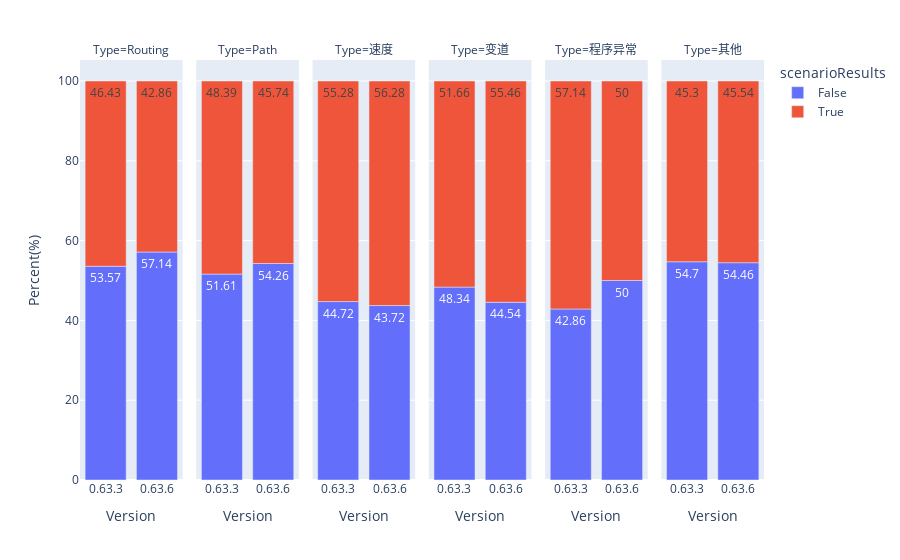

This figure's notebook cell:
### Code cell
# data = pd.read_excel("example.xlsx")
# df1 = data[data['Type'] == 'Routing']
# df2 = data[data['Type'] == 'Path']
# df3 = data[data['Type'] == '速度']
# df4 = data[data['Type'] == '变道']
# df5 = data[data['Type'] == '程序异常']
# df6 = data[data['Type'] == '其他']

fig = px.bar(data,x="Version", y="Percent(%)", color="scenarioResults", text_auto=True,
            facet_col="Type", color_discrete_map={"True": 'green'})


fig.show()

### Figure 1 — Plotly figure (JSON) as saved in the notebook; plotly's stock layout.template omitted (floating-point values rounded to 4 significant figures)
{"data": [{"alignmentgroup": "True", "hovertemplate": "scenarioResults=False<br>Type=Routing<br>Version=%{x}<br>Percent(%)=%{y}<extra></extra>", "legendgroup": "False", "marker": {"color": "#636efa", "pattern": {"shape": ""}}, "name": "False", "offsetgroup": "False", "orientation": "v", "showlegend": true, "textposition": "auto", "texttemplate": "%{y}", "type": "bar", "x": ["0.63.3", "0.63.6"], "xaxis": "x", "y": [53.57, 57.14], "yaxis": "y"}, {"alignmentgroup": "True", "hovertemplate": "scenarioResults=False<br>Type=Path<br>Version=%{x}<br>Percent(%)=%{y}<extra></extra>", "legendgroup": "False", "marker": {"color": "#636efa", "pattern": {"shape": ""}}, "name": "False", "offsetgroup": "False", "orientation": "v", "showlegend": false, "textposition": "auto", "texttemplate": "%{y}", "type": "bar", "x": ["0.63.3", "0.63.6"], "xaxis": "x2", "y": [51.61, 54.26], "yaxis": "y2"}, {"alignmentgroup": "True", "hovertemplate": "scenarioResults=False<br>Type=速度<br>Version=%{x}<br>Percent(%)=%{y}<extra></extra>", "legendgroup": "False", "marker": {"color": "#636efa", "pattern": {"shape": ""}}, "name": "False", "offsetgroup": "False", "orientation": "v", "showlegend": false, "textposition": "auto", "texttemplate": "%{y}", "type": "bar", "x": ["0.63.3", "0.63.6"], "xaxis": "x3", "y": [44.72, 43.72], "yaxis": "y3"}, {"alignmentgroup": "True", "hovertemplate": "scenarioResults=False<br>Type=变道<br>Version=%{x}<br>Percent(%)=%{y}<extra></extra>", "legendgroup": "False", "marker": {"color": "#636efa", "pattern": {"shape": ""}}, "name": "False", "offsetgroup": "False", "orientation": "v", "showlegend": false, "textposition": "auto", "texttemplate": "%{y}", "type": "bar", "x": ["0.63.3", "0.63.6"], "xaxis": "x4", "y": [48.34, 44.54], "yaxis": "y4"}, {"alignmentgroup": "True", "hovertemplate": "scenarioResults=False<br>Type=程序异常<br>Version=%{x}<br>Percent(%)=%{y}<extra></extra>", "legendgroup": "False", "marker": {"color": "#636efa", "pattern": {"shape": ""}}, "name": "False", "offsetgroup": "False", "orientation": "v", "showlegend": false, "textposition": "auto", "texttemplate": "%{y}", "type": "bar", "x": ["0.63.3", "0.63.6"], "xaxis": "x5", "y": [42.86, 50], "yaxis": "y5"}, {"alignmentgroup": "True", "hovertemplate": "scenarioResults=False<br>Type=其他<br>Version=%{x}<br>Percent(%)=%{y}<extra></extra>", "legendgroup": "False", "marker": {"color": "#636efa", "pattern": {"shape": ""}}, "name": "False", "offsetgroup": "False", "orientation": "v", "showlegend": false, "textposition": "auto", "texttemplate": "%{y}", "type": "bar", "x": ["0.63.3", "0.63.6"], "xaxis": "x6", "y": [54.7, 54.46], "yaxis": "y6"}, {"alignmentgroup": "True", "hovertemplate": "scenarioResults=True<br>Type=Routing<br>Version=%{x}<br>Percent(%)=%{y}<extra></extra>", "legendgroup": "True", "marker": {"color": "#EF553B", "pattern": {"shape": ""}}, "name": "True", "offsetgroup": "True", "orientation": "v", "showlegend": true, "textposition": "auto", "texttemplate": "%{y}", "type": "bar", "x": ["0.63.3", "0.63.6"], "xaxis": "x", "y": [46.43, 42.86], "yaxis": "y"}, {"alignmentgroup": "True", "hovertemplate": "scenarioResults=True<br>Type=Path<br>Version=%{x}<br>Percent(%)=%{y}<extra></extra>", "legendgroup": "True", "marker": {"color": "#EF553B", "pattern": {"shape": ""}}, "name": "True", "offsetgroup": "True", "orientation": "v", "showlegend": false, "textposition": "auto", "texttemplate": "%{y}", "type": "bar", "x": ["0.63.3", "0.63.6"], "xaxis": "x2", "y": [48.39, 45.74], "yaxis": "y2"}, {"alignmentgroup": "True", "hovertemplate": "scenarioResults=True<br>Type=速度<br>Version=%{x}<br>Percent(%)=%{y}<extra></extra>", "legendgroup": "True", "marker": {"color": "#EF553B", "pattern": {"shape": ""}}, "name": "True", "offsetgroup": "True", "orientation": "v", "showlegend": false, "textposition": "auto", "texttemplate": "%{y}", "type": "bar", "x": ["0.63.3", "0.63.6"], "xaxis": "x3", "y": [55.28, 56.28], "yaxis": "y3"}, {"alignmentgroup": "True", "hovertemplate": "scenarioResults=True<br>Type=变道<br>Version=%{x}<br>Percent(%)=%{y}<extra></extra>", "legendgroup": "True", "marker": {"color": "#EF553B", "pattern": {"shape": ""}}, "name": "True", "offsetgroup": "True", "orientation": "v", "showlegend": false, "textposition": "auto", "texttemplate": "%{y}", "type": "bar", "x": ["0.63.3", "0.63.6"], "xaxis": "x4", "y": [51.66, 55.46], "yaxis": "y4"}, {"alignmentgroup": "True", "hovertemplate": "scenarioResults=True<br>Type=程序异常<br>Version=%{x}<br>Percent(%)=%{y}<extra></extra>", "legendgroup": "True", "marker": {"color": "#EF553B", "pattern": {"shape": ""}}, "name": "True", "offsetgroup": "True", "orientation": "v", "showlegend": false, "textposition": "auto", "texttemplate": "%{y}", "type": "bar", "x": ["0.63.3", "0.63.6"], "xaxis": "x5", "y": [57.14, 50], "yaxis": "y5"}, {"alignmentgroup": "True", "hovertemplate": "scenarioResults=True<br>Type=其他<br>Version=%{x}<br>Percent(%)=%{y}<extra></extra>", "legendgroup": "True", "marker": {"color": "#EF553B", "pattern": {"shape": ""}}, "name": "True", "offsetgroup": "True", "orientation": "v", "showlegend": false, "textposition": "auto", "texttemplate": "%{y}", "type": "bar", "x": ["0.63.3", "0.63.6"], "xaxis": "x6", "y": [45.3, 45.54], "yaxis": "y6"}], "layout": {"annotations": [{"font": {}, "showarrow": false, "text": "Type=Routing", "x": 0.075, "xanchor": "center", "xref": "paper", "y": 1, "yanchor": "bottom", "yref": "paper"}, {"font": {}, "showarrow": false, "text": "Type=Path", "x": 0.245, "xanchor": "center", "xref": "paper", "y": 1, "yanchor": "bottom", "yref": "paper"}, {"font": {}, "showarrow": false, "text": "Type=速度", "x": 0.415, "xanchor": "center", "xref": "paper", "y": 1, "yanchor": "bottom", "yref": "paper"}, {"font": {}, "showarrow": false, "text": "Type=变道", "x": 0.585, "xanchor": "center", "xref": "paper", "y": 1, "yanchor": "bottom", "yref": "paper"}, {"font": {}, "showarrow": false, "text": "Type=程序异常", "x": 0.755, "xanchor": "center", "xref": "paper", "y": 1, "yanchor": "bottom", "yref": "paper"}, {"font": {}, "showarrow": false, "text": "Type=其他", "x": 0.925, "xanchor": "center", "xref": "paper", "y": 1, "yanchor": "bottom", "yref": "paper"}], "barmode": "relative", "legend": {"title": {"text": "scenarioResults"}, "tracegroupgap": 0}, "margin": {"t": 60}, "xaxis": {"anchor": "y", "domain": [0, 0.15], "title": {"text": "Version"}}, "xaxis2": {"anchor": "y2", "domain": [0.17, 0.32], "matches": "x", "title": {"text": "Version"}}, "xaxis3": {"anchor": "y3", "domain": [0.34, 0.49], "matches": "x", "title": {"text": "Version"}}, "xaxis4": {"anchor": "y4", "domain": [0.51, 0.66], "matches": "x", "title": {"text": "Version"}}, "xaxis5": {"anchor": "y5", "domain": [0.68, 0.83], "matches": "x", "title": {"text": "Version"}}, "xaxis6": {"anchor": "y6", "domain": [0.85, 1], "matches": "x", "title": {"text": "Version"}}, "yaxis": {"anchor": "x", "domain": [0, 1], "title": {"text": "Percent(%)"}}, "yaxis2": {"anchor": "x2", "domain": [0, 1], "matches": "y", "showticklabels": false}, "yaxis3": {"anchor": "x3", "domain": [0, 1], "matches": "y", "showticklabels": false}, "yaxis4": {"anchor": "x4", "domain": [0, 1], "matches": "y", "showticklabels": false}, "yaxis5": {"anchor": "x5", "domain": [0, 1], "matches": "y", "showticklabels": false}, "yaxis6": {"anchor": "x6", "domain": [0, 1], "matches": "y", "showticklabels": false}}}
